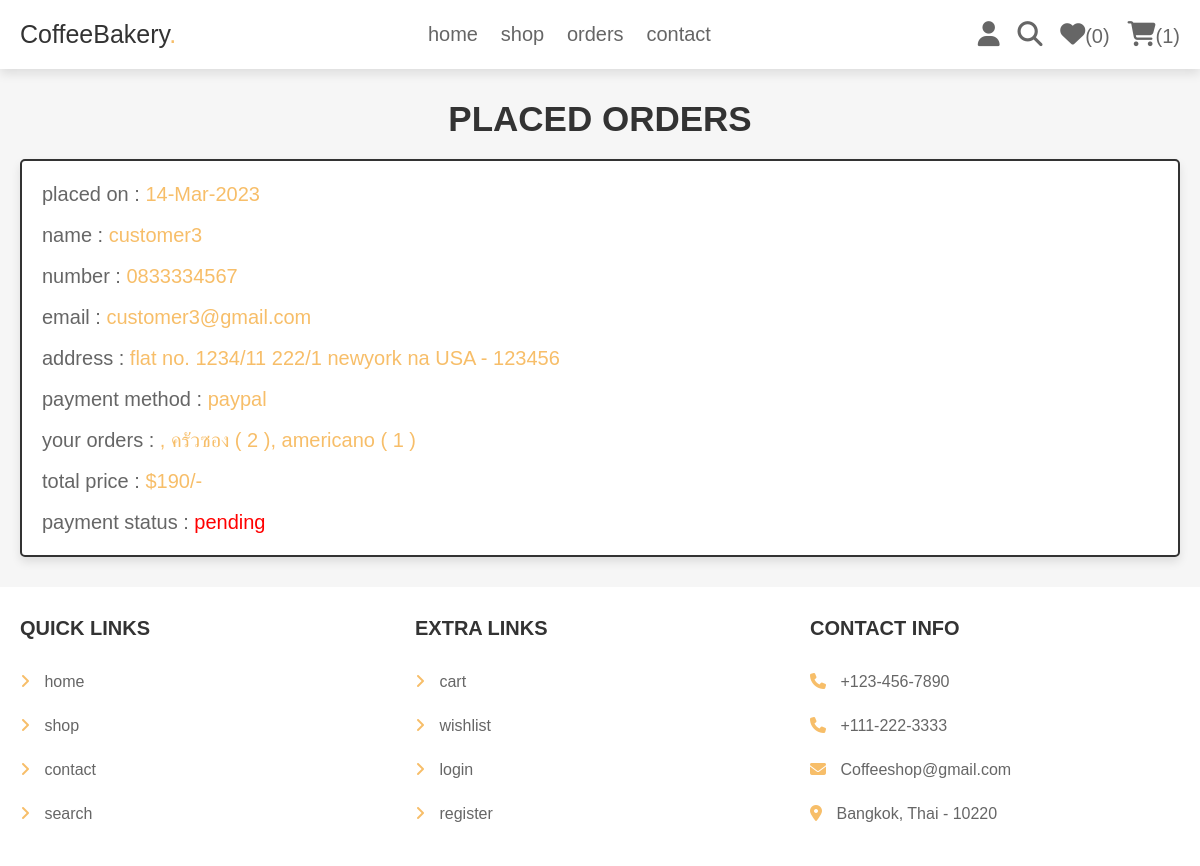
The app's page /orders.php (signed in) with its own data.
### tables this page shows
CREATE TABLE `orders` (
  `id` int(100) NOT NULL,
  `user_id` int(100) NOT NULL,
  `name` varchar(100) NOT NULL,
  `number` varchar(12) NOT NULL,
  `email` varchar(100) NOT NULL,
  `method` varchar(50) NOT NULL,
  `address` varchar(500) NOT NULL,
  `total_products` varchar(1000) NOT NULL,
  `total_price` int(100) NOT NULL,
  `total_cost` int(100) NOT NULL,
  `placed_on` varchar(50) NOT NULL,
  `payment_status` varchar(20) NOT NULL DEFAULT 'pending'
);

### orders.php (the view, shortened to what this page needs)
<?php
@include 'config.php';
$user_id = $_SESSION['user_id'];
?>
<!DOCTYPE html>
<html lang="en">
<head>
   <link rel="stylesheet" href="https://cdnjs.cloudflare.com/ajax/libs/font-awesome/6.1.1/css/all.min.css">
   <link rel="stylesheet" href="css/style.css">
</head>
<body>
<?php include 'header.php'; ?>
<section class="placed-orders">
   <h1 class="title">placed orders</h1>
   <div class="box-container">
   <?php
      $select_orders = $conn->prepare("SELECT * FROM `orders` WHERE user_id = ?");
      $select_orders->execute([$user_id]);
      if($select_orders->rowCount() > 0){
         while($fetch_orders = $select_orders->fetch(PDO::FETCH_ASSOC)){
   ?>
   <div class="box">
      <p> placed on : <span><?= $fetch_orders['placed_on']; ?></span> </p>
      <p> name : <span><?= $fetch_orders['name']; ?></span> </p>
      <p> number : <span><?= $fetch_orders['number']; ?></span> </p>
      <p> email : <span><?= $fetch_orders['email']; ?></span> </p>
      <p> address : <span><?= $fetch_orders['address']; ?></span> </p>
      <p> payment method : <span><?= $fetch_orders['method']; ?></span> </p>
      <p> your orders : <span><?= $fetch_orders['total_products']; ?></span> </p>
      <p> total price : <span>$<?= $fetch_orders['total_price']; ?>/-</span> </p>
      <p> payment status : <span style="color:<?php if($fetch_orders['payment_status'] == 'pending'){ echo 'red'; }else{ echo 'green'; }; ?>"><?= $fetch_orders['payment_status']; ?></span> </p>
   </div>
   <?php
      }
   }else{
      echo '<p class="empty">no orders placed yet!</p>';
   }
   ?>
   </div>
</section>
<?php include 'footer.php'; ?>
</body>
</html>

### css/style.css (style rules this page uses)
.placed-orders .box-container { display: flex; flex-wrap: wrap; gap:1.5rem; align-items: flex-start; }
.placed-orders .box-container .box { padding:1rem 2rem; flex:1 1 40rem; border:var(--border); background-color: var(--white); box-shadow: var(--box-shadow); border-radius: .5rem; }
.placed-orders .box-container .box p { margin:.5rem 0; line-height: 1.8; font-size: 2rem; color:var(--light-color); }
.placed-orders .box-container .box p span { color:rgb(247, 190, 105); }

### css/components.css (style rules this page uses)
:root { ---green: rgb(247, 190, 105); --orange:#f39c12; --red:#e74c3c; --black:#333; --light-color:#666; --white:#fff; --light-bg:#f6f6f6; --border:.2rem solid var(--black); --box-shadow:0 .5rem 1rem rgba(0,0,0,.1); }
* { font-family: 'Rubik', sans-serif; margin:0; padding:0; box-sizing: border-box; outline: none; border:none; text-decoration: none; color:var(--black); }
body { background-color: var(--light-bg); }
html { font-size: 62.5%; overflow-x: hidden; scroll-behavior: smooth; scroll-padding-top: 6.5rem; }
section { padding:3rem 2rem; max-width: 1200px; margin:0 auto; }
.title { text-align: center; margin-bottom: 2rem; text-transform: uppercase; color:var(--black); font-size: 3.5rem; }

### records on screen
orders: placed_on "14-Mar-2023", name "customer3", number "0833334567", email "customer3@gmail.com", address "flat no. 1234/11 222/1 newyork na USA - 123456", method "paypal", total_products ", ครัวซอง ( 2 ), americano ( 1 )", total_price "190", payment_status "pending"

### other values on screen
$count_wishlist_items->rowCount() "0"
$count_cart_items->rowCount() "1"
